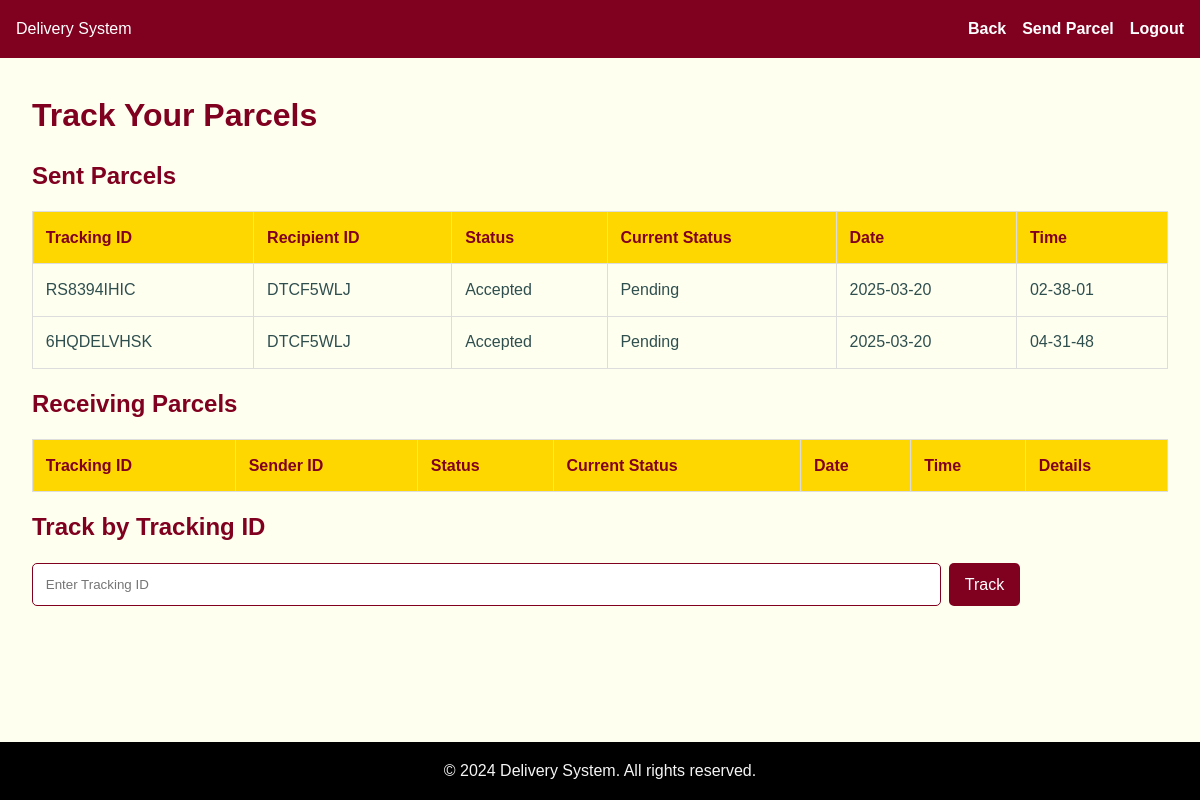
The page /track_parcel (signed in) on the database its author committed.
### tables this page shows
CREATE TABLE parcels (
            id INTEGER PRIMARY KEY,
            recipient_id TEXT,
            user_id INTEGER,
            tracking_id TEXT,
            size TEXT,
            weight TEXT,
            description TEXT,
            delivery_option TEXT,
            insurance BOOLEAN,
            status TEXT DEFAULT 'Pending',
            current_status TEXT DEFAULT 'Pending',
            delivery_partner TEXT,
            estimated_delivery_time TEXT,
            time_slot TEXT,
            sent_date TEXT,  
            sent_time TEXT   
        );

### app.py (the view)
@app.route('/track_parcel', methods=['GET'])
def track_parcel():
    if 'user_id' not in session:
        return redirect(url_for('login'))
    user_id = session['user_id']
    with sqlite3.connect('delivery.db') as conn:
        c = conn.cursor()
        c.execute('SELECT * FROM parcels WHERE user_id = ?', (user_id,))
        sent_parcels = c.fetchall()
        c.execute('SELECT * FROM parcels WHERE recipient_id = (SELECT unique_id FROM users WHERE id = ?)', (user_id,))
        receiving_parcels = c.fetchall()
    tracking_id = request.args.get('tracking_id')
    parcel = None
    if tracking_id:
        with sqlite3.connect('delivery.db') as conn:
            c = conn.cursor()
            c.execute('SELECT * FROM parcels WHERE tracking_id = ?', (tracking_id,))
            parcel = c.fetchone()
    if parcel:
        current_status = parcel[10]  # Assuming this is the correct index for current_status
        status = parcel[9]
        progress = {
            'Dispatched': 20,
            'In Transit': 40,
            'At Warehouse': 60,
            'Out for Delivery': 80,
            'Delivered': 100
        }.get(current_status, 0)
        parcel_details = {
            'tracking_id': parcel[3],  # Adjust index as per your schema
            'current_status': current_status,
            'status': status,
            'progress': progress
        }
    else:
        parcel_details = None
    return render_template('track_parcel.html', sent_parcels=sent_parcels, receiving_parcels=receiving_parcels, parcel=parcel_details)

### templates/track_parcel.html (shortened to what this page needs)
<!DOCTYPE html>
<html lang="en">
<head>
</head>
<body>
    <header class="navbar">
        <div class="logo">Delivery System</div>
        <ul class="nav-links">
            <li><a href="/dashboard">Back</a></li>
            <li><a href="/send-parcel">Send Parcel</a></li>
            <li><a href="/logout">Logout</a></li>
        </ul>
    </header>
    <div class="container">
        <h1>Track Your Parcels</h1>
        <h2>Sent Parcels</h2>
        <table>
            <tr>
                <th>Tracking ID</th>
                <th>Recipient ID</th>
                <th>Status</th>
                <th>Current Status</th>
                <th>Date</th>
                <th>Time</th>
            </tr>
            {% for parcel in sent_parcels %}
            <tr>
                <td>{{ parcel[3] }}</td>
                <td>{{ parcel[1] }}</td>
                <td>{{ parcel[9] }}</td>
                <td>{{ parcel[10] }}</td>
                <td>{{ parcel[14] }}</td>
                <td>{{ parcel[15] }}</td>
            </tr>
            {% endfor %}
        </table>
        <h2>Receiving Parcels</h2>
        <table>
            <tr>
                <th>Tracking ID</th>
                <th>Sender ID</th>
                <th>Status</th>
                <th>Current Status</th>
                <th>Date</th>
                <th>Time</th>
                <th>Details</th>
            </tr>
        </table>
        <h2>Track by Tracking ID</h2>
        <form method="GET" action="/track_parcel">
            <input type="text" name="tracking_id" placeholder="Enter Tracking ID" required>
            <button type="submit">Track</button>
        </form>
    </div>
    <footer class="footer">
        <p>&copy; 2024 Delivery System. All rights reserved.</p>
    </footer>
</body>
</html>

### templates/track_parcel.html (style rules this page uses)
:root { --primary-color: #800020; --secondary-color: #FFD700; --background-color: #FFFFF0; --text-color: #2F4F4F; --footer-bg: #000000; --footer-text: #F5F5F5; }
* { margin: 0; padding: 0; box-sizing: border-box; }
body { font-family: 'Arial', sans-serif; background-color: var(--background-color); color: var(--text-color); padding: 0; line-height: 1.6; min-height: 100vh; display: flex; flex-direction: column; }
.navbar { display: flex; justify-content: space-between; align-items: center; background: var(--primary-color); color: white; padding: 1rem; position: sticky; top: 0; }
.nav-links { list-style: none; display: flex; gap: 1rem; }
.nav-links a { color: white; text-decoration: none; font-weight: bold; }
h1, h2 { color: var(--primary-color); margin-bottom: 1rem; }
.container { padding: 2rem; flex: 1; }
table { width: 100%; border-collapse: collapse; margin: 1rem 0; }
th, td { border: 1px solid #ddd; padding: 0.8rem; text-align: left; }
th { background-color: var(--secondary-color); color: var(--primary-color); }
form { margin-top: 1rem; display: flex; gap: 0.5rem; }
input[type="text"] { padding: 0.8rem; border: 1px solid var(--primary-color); border-radius: 5px; width: 80%; }
button { background: var(--primary-color); color: white; padding: 0.8rem 1rem; border: none; border-radius: 5px; font-size: 1rem; cursor: pointer; }
.footer { background: var(--footer-bg); color: var(--footer-text); padding: 1rem; text-align: center; margin-top: auto; }

### rows shown on the page
parcels: tracking "RS8394IHIC", recipient "DTCF5WLJ", status "Accepted", current_status "Pending", sent_date "2025-03-20", sent_time "02-38-01"
parcels: tracking "6HQDELVHSK", recipient "DTCF5WLJ", status "Accepted", current_status "Pending", sent_date "2025-03-20", sent_time "04-31-48"
